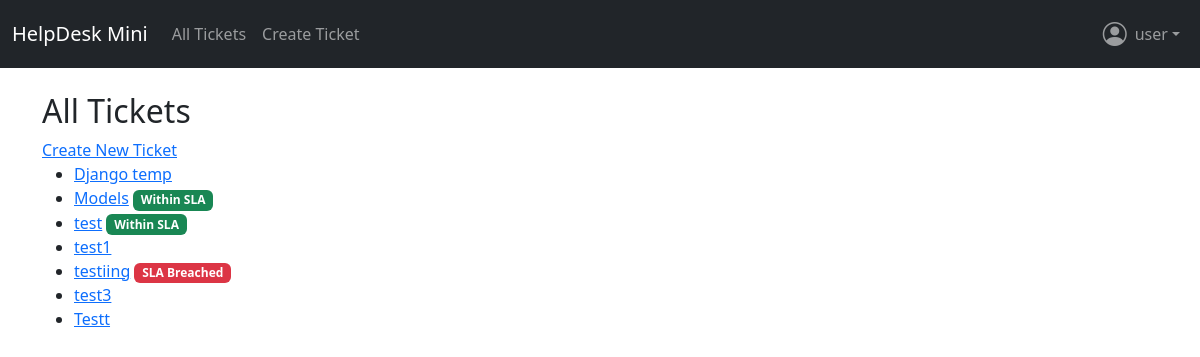
Screenshot of / (signed in) with the database file from the repository.
### tickets/models.py (models this page shows, shortened)
class Ticket(models.Model):
    PRIORITY_CHOICES = [
        ('Low', 'Low'),
        ('Medium', 'Medium'),
        ('High', 'High'),
        ('Critical', 'Critical'),
    ]
    STATUS_CHOICES = [
    ('Open', 'Open'),
    ('In Progress', 'In Progress'),
    ('Resolved', 'Resolved'),
    ('Closed', 'Closed'),
]
    status = models.CharField(max_length=20, choices=STATUS_CHOICES, default='Open')
    user = models.ForeignKey(User, on_delete=models.CASCADE)
    title = models.CharField(max_length=200)
    description = models.TextField()
    priority = models.CharField(max_length=10, choices=PRIORITY_CHOICES, default='Medium')
    due_date = models.DateField(null=True, blank=True)
    created_at = models.DateTimeField(auto_now_add=True)

### tickets/views.py (the view)
# urls.py: path('', views.ticket_list, name='ticket_list'),
@login_required
def ticket_list(request):
   if request.user.is_staff:
        tickets = Ticket.objects.all()
   else:
        tickets = Ticket.objects.filter(
            models.Q(user=request.user) |
            models.Q(user__is_staff=True)
        )
   return render(request, 'tickets/ticket_list.html', {'tickets': tickets, 'today': date.today()})

### tickets/templates/tickets/ticket_list.html (shortened to what this page needs)
<!DOCTYPE html>
<html lang="en">
<head>
</head>
<body>
    {% extends "base.html" %}
{% block content %}
  <h2>All Tickets</h2>
  <a href="{% url 'ticket_create' %}">Create New Ticket</a>
 <ul>
  {% for ticket in tickets %}
    <li>
      <a href="{% url 'ticket_detail' ticket.pk %}">{{ ticket.title }}</a>
     {% if ticket.due_date and ticket.status != "Closed" %}
    {% if ticket.due_date < today %}
        <span class="badge bg-danger">SLA Breached</span>
    {% else %}
        <span class="badge bg-success">Within SLA</span>
    {% endif %}
{% endif %}
    </li>
  {% endfor %}
</ul>
{% endblock %}

### tickets/templates/base.html (shortened to what this page needs)
<!DOCTYPE html>
<html>
<head>
    <link href="https://cdn.jsdelivr.net/npm/bootstrap@5.3.3/dist/css/bootstrap.min.css" rel="stylesheet">
    <link rel="stylesheet" href="https://cdn.jsdelivr.net/npm/bootstrap-icons@1.11.3/font/bootstrap-icons.css">
</head>
<body>
    {% if not request.path == '/accounts/login/' %}
    <nav class="navbar navbar-expand-lg navbar-dark bg-dark">
        <div class="container-fluid">
            <a class="navbar-brand" href="{% url 'ticket_list' %}">HelpDesk Mini</a>
            <div class="collapse navbar-collapse" id="navbarNav">
                <ul class="navbar-nav me-auto ">
                    <li class="nav-item">
                        <a class="nav-link" href="{% url 'ticket_list' %}">All Tickets</a>
                    </li>
                    <li class="nav-item">
                        <a class="nav-link" href="{% url 'ticket_create' %}">Create Ticket</a>
                    </li>
                </ul>
                <ul class="navbar-nav ms-auto">
                    {% if user.is_authenticated %}
                    <li class="nav-item dropdown">
                        <a class="nav-link dropdown-toggle d-flex align-items-center" href="#" id="profileDropdown"
                            role="button" data-bs-toggle="dropdown" aria-expanded="false">
                            <i class="bi bi-person-circle" style="font-size: 1.5rem;"></i>
                            <span class="ms-2">{{ user.username }}</span>
                        </a>
                    </li>
                    {% else %}
                    <li class="nav-item">
                        <a class="nav-link" href="{% url 'login' %}?next={{ request.path }}">Login</a>
                    </li>
                    {% endif %}
                </ul>
            </div>
        </div>
    </nav>
    {% endif %}
    <div class="container mt-4">
        {% block content %}{% endblock %}
    </div>
</body>
</html>

### rows the page displays
Ticket: title "Django temp"
Ticket: title "Models", due_date "Within SLA"
Ticket: title "test", due_date "Within SLA"
Ticket: title "test1"
Ticket: title "testiing", due_date "SLA Breached"
Ticket: title "test3"
Ticket: title "Testt"

### other values shown
{{ user.username }} "user"
